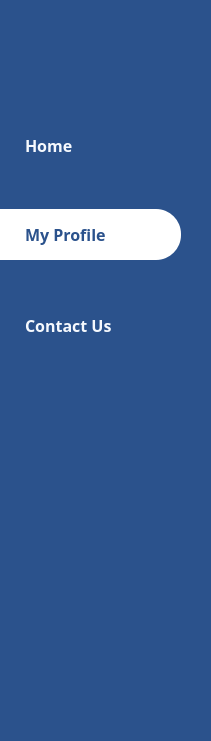
     <widget class="QFrame" name="userProfileBlueMenuBarPP">
      <property name="geometry">
       <rect>
        <x>0</x>
        <y>-100</y>
        <width>211</width>
        <height>741</height>
       </rect>
      </property>
      <property name="styleSheet">
       <string notr="true"> background: #2B528C;
border-radius: 105px;</string>
      </property>
      <property name="frameShape">
       <enum>QFrame::StyledPanel</enum>
      </property>
      <property name="frameShadow">
       <enum>QFrame::Raised</enum>
      </property>
      <widget class="QPushButton" name="pbHomePP">
       <property name="geometry">
        <rect>
         <x>-30</x>
         <y>120</y>
         <width>211</width>
         <height>51</height>
        </rect>
       </property>
       <property name="font">
        <font>
         <family>Arial Rounded MT Bold</family>
         <pointsize>-1</pointsize>
         <weight>62</weight>
         <bold>true</bold>
        </font>
       </property>
       <property name="styleSheet">
        <string notr="true">QPushButton{
background: #2B528C;
font-weight: 500;
border-radius: 25px;
color:  rgba(248, 251, 255, 0.99);
border-color: rgba(104, 160, 229, 0.33);
font-size: 16px; 
padding-left:55px;
text-align:left;
}
QPushButton:hover
{
background:  rgba(248, 251, 255, 0.12);
}</string>
       </property>
       <property name="text">
        <string>Home</string>
       </property>
      </widget>
      <widget class="QPushButton" name="pbProfilePP">
       <property name="geometry">
        <rect>
         <x>-30</x>
         <y>209</y>
         <width>211</width>
         <height>51</height>
        </rect>
       </property>
       <property name="font">
        <font>
         <family>Arial Rounded MT Bold</family>
         <pointsize>-1</pointsize>
         <weight>62</weight>
         <bold>true</bold>
        </font>
       </property>
       <property name="styleSheet">
        <string notr="true">QPushButton{
color: #2B528C;
font-weight: 500;
border-radius: 25px;
background:  white;
font-size: 16px; 
padding-left:55px;
text-align:left;
}
QPushButton:hover
{

}</string>
       </property>
       <property name="text">
        <string>My Profile</string>
       </property>
      </widget>
      <widget class="QPushButton" name="pbContactPP">
       <property name="geometry">
        <rect>
         <x>-30</x>
         <y>300</y>
         <width>211</width>
         <height>51</height>
        </rect>
       </property>
       <property name="font">
        <font>
         <family>Arial Rounded MT Bold</family>
         <pointsize>-1</pointsize>
         <weight>62</weight>
         <bold>true</bold>
        </font>
       </property>
       <property name="styleSheet">
        <string notr="true">QPushButton{
background: #2B528C;
font-weight: 500;
border-radius: 25px;
color:  rgba(248, 251, 255, 0.99);
border-color: rgba(104, 160, 229, 0.33);
font-size: 16px; 
padding-left:55px;
text-align:left;
}
QPushButton:hover
{
background:  rgba(248, 251, 255, 0.12);
}</string>
       </property>
       <property name="text">
        <string>Contact Us</string>
       </property>
      </widget>
     </widget>
